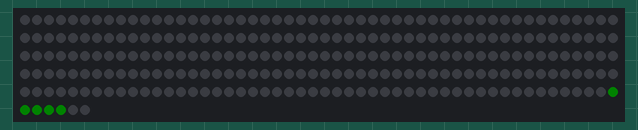
Recording of a program running on a simulated Raspberry Pi (BCM pin numbers). Parts: 256 RGB LEDs in strip order, left to right, continuing on the next row. Dim RGB values are drawn brighter than linear; library files of the repository ran but are not shown: font.py, smallfont.py. At 25.4 s the program stops and its outputs stay as they are.

Above: at 0.87 s.
At 3.66 s:
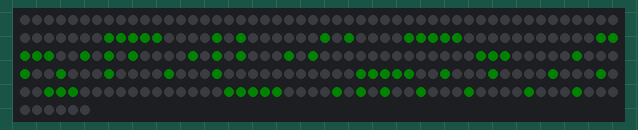
At 6.45 s:
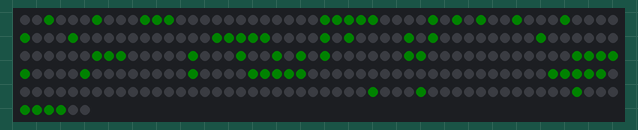
At 12.05 s:
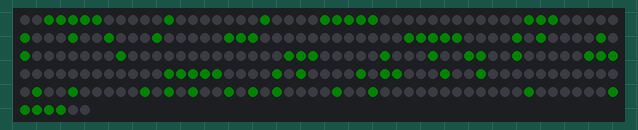
At 17.64 s:
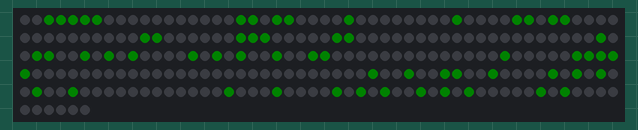
At 23.35 s:
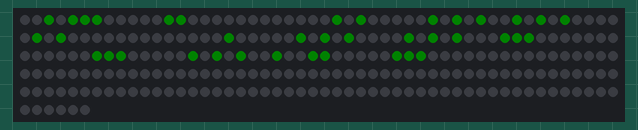

The program:

4-banner-text.py
```python
from time import sleep
import board
import neopixel
from ledutils.tomatrix import tomatrix
from ledutils.drawframe import drawframe
from ledutils.font import letter
from ledutils.smallfont import smallletter
from ledutils.banner import banner
pixels = neopixel.NeoPixel(board.D18, 256, brightness=0.025, auto_write=False)
from random import randint

banner(pixels, "abcdefghijklmnopqrstuvwxyz1234567890", (0,255,0))
```

tomatrix.py
```python
# This function translates a set of coordinates
# (x,y) to an integer position in the LED matrix
#
# Inputs:
# x - column (0 - 31)
# y - row (0 - 7)
#
# Output:
# An nteger with the position of that LED

def tomatrix(col, row):
    return(((8 * col) + row) + (col % 2 * (7 - (2 * row))))
```

drawframe.py
```python
# This function draws a frame in the color passed as argument

def drawframe(pixels, color):
    from .tomatrix import tomatrix
    for i in range(0,32):
        pixels[tomatrix(i,0)]=color
        pixels[tomatrix(i,7)]=color
    for j in range(0,8):
        pixels[tomatrix(0,j)]=color
        pixels[tomatrix(31,j)]=color
    pixels.show()
```

banner.py
```python
# Banner

from .tomatrix import tomatrix
from .smallfont import smallletter
from time import sleep


def banner(pixel, line, color):
  for col in range (32,(-5*(len(line)+1))-1,-1):
    letterpos = 1
    for letter in line:
      smallletter(pixel, letter, col+(5*letterpos)+1, (0,255,0))
      letterpos = letterpos + 1
    pixel.show()
    sleep(0.1)
    pixel.fill((0,0,0))
```

drawpixel.py
```python
# Draws a pixel only if inside the matrix
# Useful when running banners, where index
# might be out of bounds

from .tomatrix import tomatrix

def drawpixel(pixel, col, row, color):
    minpos = 0
    maxpos = 255

    pos = tomatrix(col, row)

    if minpos <= pos <= maxpos:
        pixel[pos]=color 
```
